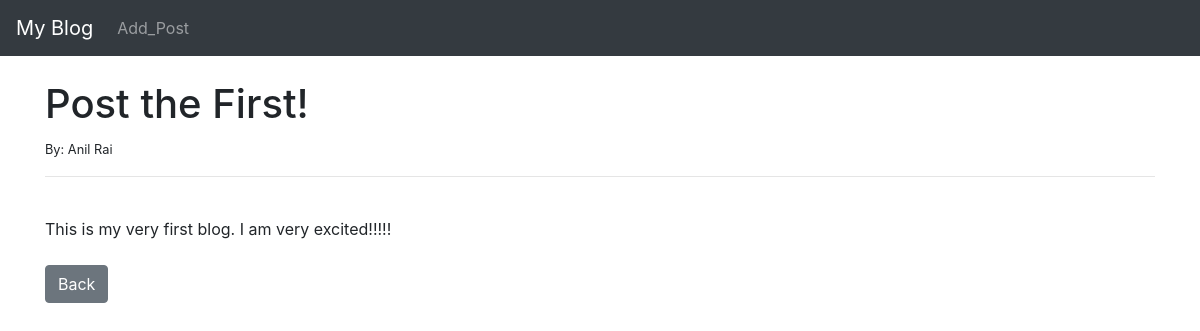
The app's page /article/1 with its own data.
### theblog/models.py (models this page shows, shortened)
class Post(models.Model):
    title = models.CharField(max_length=255)
    title_tag = models.CharField(max_length=255)
    author = models.ForeignKey(User,on_delete=models.CASCADE)
    body = models.TextField()

### theblog/views.py (the view)
# urls.py: path('article/<int:pk>', ArticleDetailView.as_view(),name = 'article-detail'),
class ArticleDetailView(DetailView):
    model = Post
    template_name = 'article_detail.html'

### theblog/templates/article_detail.html (shortened to what this page needs)
{% extends 'base.html' %}
{% block content %}
<h1> {{ post.title }} </h1>
<small>By: {{ post.author.first_name }}
    {{ post.author.last_name }} </small><br/>
<hr>
<br/>
{{ post.body }}
<br/><br/>
<a href="{% url 'home' %}" class="btn btn-secondary">Back</a>
{% endblock %}

### records on screen
Post: title "Post the First!", author.first_name "Anil", author.last_name "Rai", body "This is my very first blog. I am very excited!!!!!"
